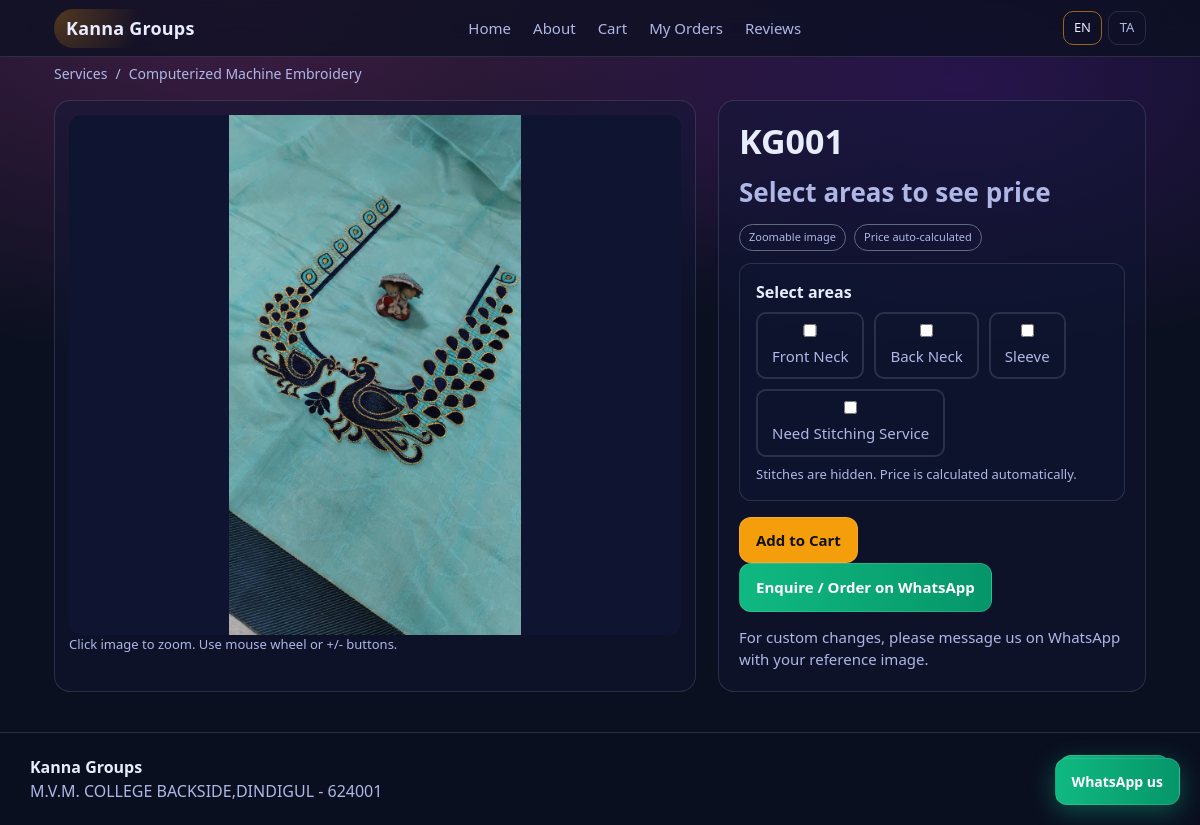
The app's page /design/1?lang=en with its own data.
### app/models.py (models this page shows, shortened)
class Setting(db.Model):
    __tablename__ = "setting"
    id = db.Column(db.Integer, primary_key=True)
    key = db.Column(db.String(64), unique=True, nullable=False, index=True)
    value = db.Column(db.Text, nullable=False)

class Service(db.Model):
    __tablename__ = "service"
    id = db.Column(db.Integer, primary_key=True)
    slug = db.Column(db.String(64), unique=True, nullable=False, index=True)
    name_en = db.Column(db.String(128), nullable=False)
    name_ta = db.Column(db.String(128), nullable=False)
    created_at = db.Column(db.DateTime(timezone=True), default=_utcnow, nullable=False)
    designs = db.relationship("Design", backref="service", lazy=True,
                              cascade="all, delete-orphan")

class Design(db.Model):
    __tablename__ = "design"
    id = db.Column(db.Integer, primary_key=True)
    service_id = db.Column(db.Integer, db.ForeignKey("service.id"), nullable=False, index=True)
    title_en = db.Column(db.String(200), nullable=False)
    title_ta = db.Column(db.String(200), nullable=False)
    min_price_inr = db.Column(db.Integer, nullable=True)
    design_charge_inr = db.Column(db.Integer, nullable=True)
    design_charge_first_order_only = db.Column(db.Boolean, nullable=False, default=True)
    design_charge_applied_once = db.Column(db.Boolean, nullable=False, default=False)
    is_new_arrival = db.Column(db.Boolean, nullable=False, default=False)
    image_filename = db.Column(db.String(500), nullable=False, default="")
    created_at = db.Column(db.DateTime(timezone=True), default=_utcnow, nullable=False)
    stitches = db.relationship(
        "DesignStitches", backref="design", uselist=False, lazy=True,
        cascade="all, delete-orphan"
    )
    images = db.relationship(
        "DesignImage", backref="design", lazy=True,
        cascade="all, delete-orphan", order_by="DesignImage.id"
    )

### app/routes/public.py (the view)
@bp.get("/design/<int:design_id>")
def design_detail(design_id: int):
    design = Design.query.get_or_404(design_id)
    service = Service.query.get(design.service_id)
    return render_template(
        "shop/design_detail.html",
        design=design,
        service=service,
        options=design.stitches,
        lang=_lang(),
        business_name=get_setting("business_name", "Kanna Groups"),
        whatsapp=get_setting("whatsapp_number", "+919344272890"),
        location=get_setting("location", ""),
    )

### app/models.py (called while the page is built)
def get_setting(key: str, default: str = "") -> str:
    s = Setting.query.filter_by(key=key).first()
    return s.value if s else default

### app/routes/public.py (called while the page is built)
def _lang() -> str:
    lang = request.args.get("lang", "en").lower()
    return "ta" if lang == "ta" else "en"

### app/templates/shop/design_detail.html (shortened to what this page needs)
{% extends "base.html" %}
{% block content %}
  <div class="breadcrumbs">
    <a href="{{ url_for('public.services', lang=lang) }}">{{ 'Services' if lang=='en' else 'சேவைகள்' }}</a>
    <span>/</span>
    <a href="{{ url_for('public.service_detail', slug=service.slug, lang=lang) }}">{{ service.name_en if lang=='en' else service.name_ta }}</a>
  </div>
  <div class="product">
    <div class="product-media">
      <img
        id="zoomTarget"
        class="product-image"
        src="{{ img_url(design.image_filename) }}"
        alt="{{ design.title_en }}"
        data-zoomable="true"
      />
      <div class="muted small">
        {% if lang == 'en' %}
          Click image to zoom. Use mouse wheel or +/- buttons.
        {% else %}
          படத்தை அழுத்தி zoom செய்யவும். mouse wheel அல்லது +/- பொத்தான்கள் பயன்படுத்தவும்.
        {% endif %}
      </div>
    </div>
    <div class="product-info">
      <h1>{{ design.title_en if lang=='en' else design.title_ta }}</h1>
      <div class="price">
        <span id="priceBox" class="muted">{{ 'Select areas to see price' if lang=='en' else 'பகுதிகளை தேர்வு செய்து விலையை பார்க்கவும்' }}</span>
      </div>
      <div class="product-meta-row">
        <span class="tag">{{ 'Zoomable image' if lang=='en' else 'Zoom படம்' }}</span>
        <span class="tag">{{ 'Price auto-calculated' if lang=='en' else 'விலை தானாக கணக்கு' }}</span>
      </div>
      <form method="post" action="{{ url_for('public.cart_add', lang=lang) }}" class="add-to-cart-form" id="areaForm">
        <div class="detail-card" style="margin-top:12px">
          <h3 style="margin:0 0 8px;font-size:1rem">{{ 'Select areas' if lang=='en' else 'பகுதிகளை தேர்வு செய்யவும்' }}</h3>
          <div class="area-checks">
            {% if options and options.enable_fn %}<label class="area-check"><input type="checkbox" name="areas" value="fn"> {{ 'Front Neck' if lang=='en' else 'முன் கழுத்து' }}</label>{% endif %}
            {% if options and options.enable_bn %}<label class="area-check"><input type="checkbox" name="areas" value="bn"> {{ 'Back Neck' if lang=='en' else 'பின் கழுத்து' }}</label>{% endif %}
            {% if options and options.enable_sl %}<label class="area-check"><input type="checkbox" name="areas" value="sl"> {{ 'Sleeve' if lang=='en' else 'சட்டை' }}</label>{% endif %}
            {% if options %}<label class="area-check"><input type="checkbox" name="areas" value="stitching"> {{ 'Need Stitching Service' if lang=='en' else 'தையல் சேவை தேவை' }}</label>{% endif %}
          </div>
          <p class="muted small" style="margin-top:8px">{{ 'Stitches are hidden. Price is calculated automatically.' if lang=='en' else 'ஸ்டிட்சஸ் காண்பிக்கப்படாது. விலை தானாக கணக்கிடப்படும்.' }}</p>
        </div>
        <button type="submit" class="btn atcbtn" id="addBtn" disabled>{{ 'Add to Cart' if lang=='en' else 'கார்ட்டில் சேர்' }}</button>
      </form>
      {% if whatsapp %}
        <a
          class="btn btn-whatsapp"
          href="https://wa.me/{{ whatsapp | replace('+','') }}?text={{ ('Hi Kanna Groups, I want this design: ' ~ design.title_en ~ ' (ID ' ~ design.id ~ ')') | urlencode }}"
          target="_blank"
          rel="noreferrer"
        >
          {{ 'Enquire / Order on WhatsApp' if lang=='en' else 'WhatsApp-ல் ஆர்டர் / கேள்வி' }}
        </a>
      {% endif %}
      <div class="note">
        {% if lang == 'en' %}
          For custom changes, please message us on WhatsApp with your reference image.
        {% else %}
          கஸ்டமைஸ் மாற்றங்களுக்கு, உங்கள் reference படத்துடன் WhatsApp-ல் தொடர்பு கொள்ளவும்.
        {% endif %}
      </div>
    </div>
  </div>
{% endblock %}

### app/templates/base.html (shortened to what this page needs)
<!doctype html>
<html lang="{{ 'ta' if lang == 'ta' else 'en' }}">
  <head>
    <link rel="stylesheet" href="{{ url_for('static', filename='css/styles.css') }}" />
  </head>
  <body>
    <header class="topbar">
      <div class="container topbar-inner">
        <a class="brand" href="{{ url_for('public.home', lang=lang) }}">{{ business_name or "Kanna Groups" }}</a>
        <nav class="nav" id="mainNav">
          <a href="{{ url_for('public.home', lang=lang) }}">{{ 'Home' if lang=='en' else 'முகப்பு' }}</a>
          <a href="{{ url_for('public.about', lang=lang) }}">{{ 'About' if lang=='en' else 'எங்களைப் பற்றி' }}</a>
          <a href="{{ url_for('public.cart_page', lang=lang) }}">{{ 'Cart' if lang=='en' else 'கார்ட்' }}{% if cart_count %}<span class="cart-badge">{{ cart_count }}</span>{% endif %}</a>
          <a href="{{ url_for('public.my_orders', lang=lang) }}">{{ 'My Orders' if lang=='en' else 'என் ஆர்டர்கள்' }}</a>
          <a href="{{ url_for('public.reviews_page', lang=lang) }}">{{ 'Reviews' if lang=='en' else 'ரிவியூக்கள்' }}</a>
        </nav>
        <div class="lang lang-desktop">
          <a class="{{ 'active' if lang=='en' else '' }}" href="{{ request.path }}?lang=en">EN</a>
          <a class="{{ 'active' if lang=='ta' else '' }}" href="{{ request.path }}?lang=ta">TA</a>
        </div>
      </div>
    </header>
    <main class="container">
      {% block content %}{% endblock %}
    </main>
    <footer class="footer" id="contact">
      <div class="container footer-inner">
        <div>
          <div class="footer-title">{{ business_name or "Kanna Groups" }}</div>
          <div class="muted">{{ location or '' }}</div>
        </div>
        {% if whatsapp %}
          <a class="btn btn-whatsapp" href="https://wa.me/{{ whatsapp | replace('+','') }}" target="_blank" rel="noreferrer">
            WhatsApp
          </a>
        {% endif %}
      </div>
    </footer>
    {% if whatsapp %}
      <div class="floating-wa">
        <a class="btn btn-whatsapp" href="https://wa.me/{{ whatsapp | replace('+','') }}" target="_blank" rel="noreferrer">
          {{ 'WhatsApp us' if lang=='en' else 'WhatsApp-ல் தொடர்பு' }}
        </a>
      </div>
    {% endif %}
  </body>
</html>

### records on screen
Setting: value "Kanna Groups"
Service: name_en "Computerized Machine Embroidery"
Design: image_filename (picture), title_en "KG001"
Setting: value "M.V.M. COLLEGE BACKSIDE,DINDIGUL - 624001"

### other values on screen
{{ 'Home' if lang=='en' else 'முகப்பு' }} "Home"
{{ 'About' if lang=='en' else 'எங்களைப் பற்றி' }} "About"
{{ 'Cart' if lang=='en' else 'கார்ட்' }} "Cart"
{{ 'My Orders' if lang=='en' else 'என் ஆர்டர்கள்' }} "My Orders"
{{ 'Reviews' if lang=='en' else 'ரிவியூக்கள்' }} "Reviews"
{{ 'Services' if lang=='en' else 'சேவைகள்' }} "Services"
{{ 'Zoomable image' if lang=='en' else 'Zoom படம்' }} "Zoomable image"
{{ 'Price auto-calculated' if lang=='en' else 'விலை தானாக கணக்கு' }} "Price auto-calculated"
{{ 'Select areas' if lang=='en' else 'பகுதிகளை தேர்வு செய்யவும்' }} "Select areas"
{{ 'Front Neck' if lang=='en' else 'முன் கழுத்து' }} "Front Neck"
{{ 'Back Neck' if lang=='en' else 'பின் கழுத்து' }} "Back Neck"
{{ 'Sleeve' if lang=='en' else 'சட்டை' }} "Sleeve"
{{ 'Need Stitching Service' if lang=='en' else 'தையல் சேவை தேவை' }} "Need Stitching Service"
{{ 'Add to Cart' if lang=='en' else 'கார்ட்டில் சேர்' }} "Add to Cart"
{{ 'WhatsApp us' if lang=='en' else 'WhatsApp-ல் தொடர்பு' }} "WhatsApp us"
